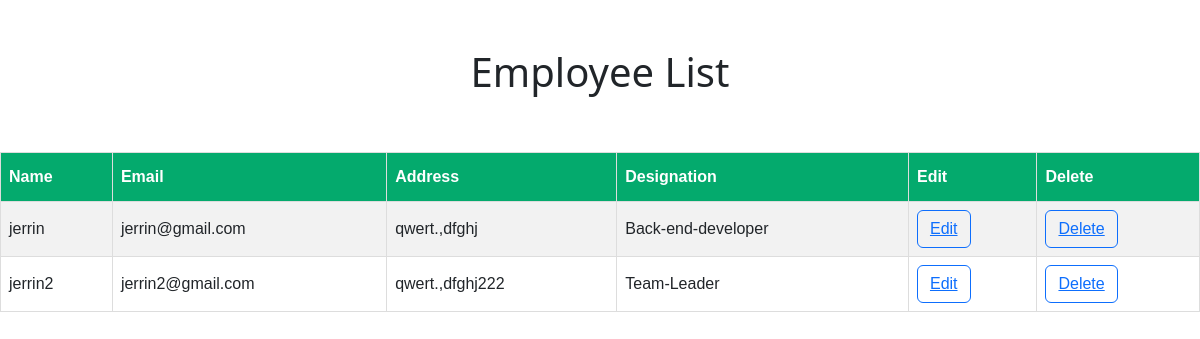
Page /emp-list on the earlier database version.
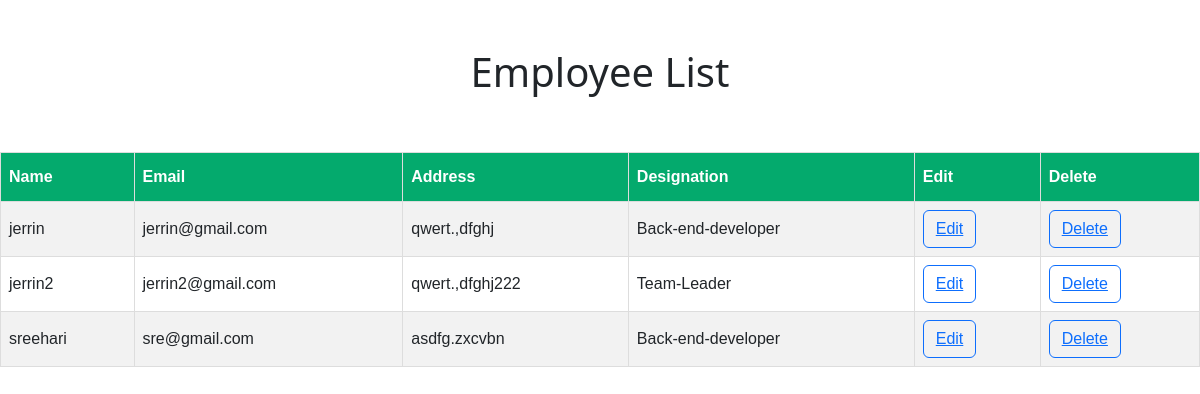
Same page on the later database version.
### emp_details/models.py (models this page shows)
class Employee(models.Model):
    name = models.CharField(max_length=150)
    email = models.EmailField(blank=True, max_length=255, unique=True)
    address = models.CharField(blank = True, max_length=400)
    photo = models.ImageField(blank=True, upload_to='media/')
    designation = models.CharField(max_length=255, blank=True, default='Front-end-developer', choices= DESIGNATION_CHOICES)

### emp_details/views.py (the view)
# urls.py: path('emp-list', EmpList.as_view(), name='emp_list'),
class EmpList(ListView):
    model = Employee
    context_object_name = 'emp_list'
    template_name = 'emp_list.html'

### emp_details/templates/emp_list.html (shortened to what this page needs)
{% load static %}
<!DOCTYPE html>
<html lang="en" xmlns="http://www.w3.org/1999/html">
<head>
    <link rel="stylesheet" type="text/css" href="https://cdn.datatables.net/1.10.25/css/jquery.dataTables.min.css">
    <link href="https://cdn.jsdelivr.net/npm/bootstrap@5.3.0-alpha2/dist/css/bootstrap.min.css" rel="stylesheet">
    <link rel="stylesheet" href="{% static 'css/taskliststyle.css' %}">
</head>
<body>
<br><br>
    <h1 align="center">Employee List</h1><br>
    <table id="Employee">
        <br>
        <tr>
            <th>Name</th>
            <th>Email</th>
            <th>Address</th>
            <th>Designation</th>
            <th>Edit</th>
            <th>Delete</th>
        </tr>
        {% for employee in emp_list %}
        <tr>
            <td>{{employee.name}}</td>
            <td>{{employee.email}}</td>
            <td>{{employee.address}}</td>
            <td>{{employee.designation}}</td>
            <td><button type="submit" class="btn btn-outline-primary"><a href="{% url 'emp-update' employee.id %}">Edit</a></button></td>
            <td><button type="submit" class="btn btn-outline-primary"><a href="{% url 'emp-delete' employee.id %}">Delete</a></button></td>
        </tr>
        {% endfor %}
    </table>
</body>
</html>

### emp_details/static/css/taskliststyle.css (style rules this page uses)
#Employee { font-family: Arial, Helvetica, sans-serif; border-collapse: collapse; width: 100%; }
#Employee td, #Employee th { border: 1px solid #ddd; padding: 8px; }
#Employee tr:nth-child(even) { background-color: #f2f2f2; }
#Employee th { padding-top: 12px; padding-bottom: 12px; text-align: left; background-color: #04AA6D; color: white; }

Differences in the rows shown:
added Employee: name "sreehari", email "sre@gmail.com", address "asdfg.zxcvbn", designation "Back-end-developer"
